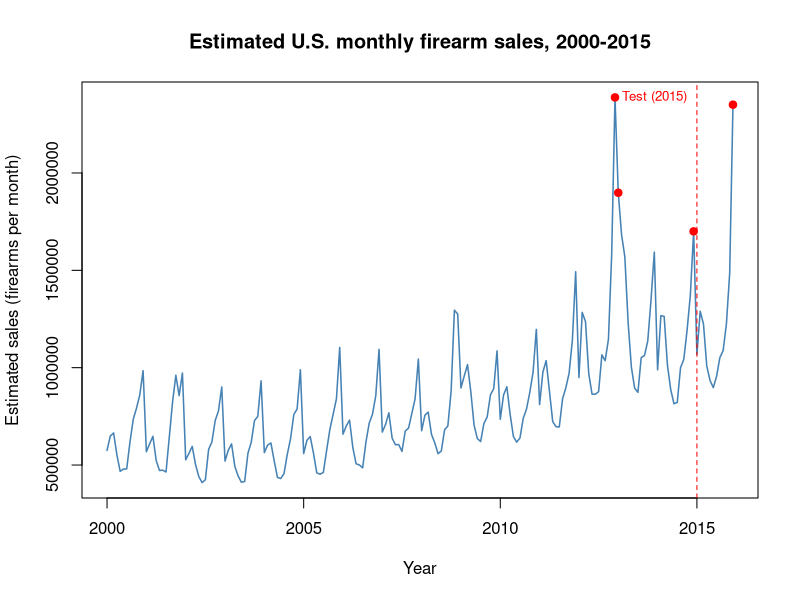
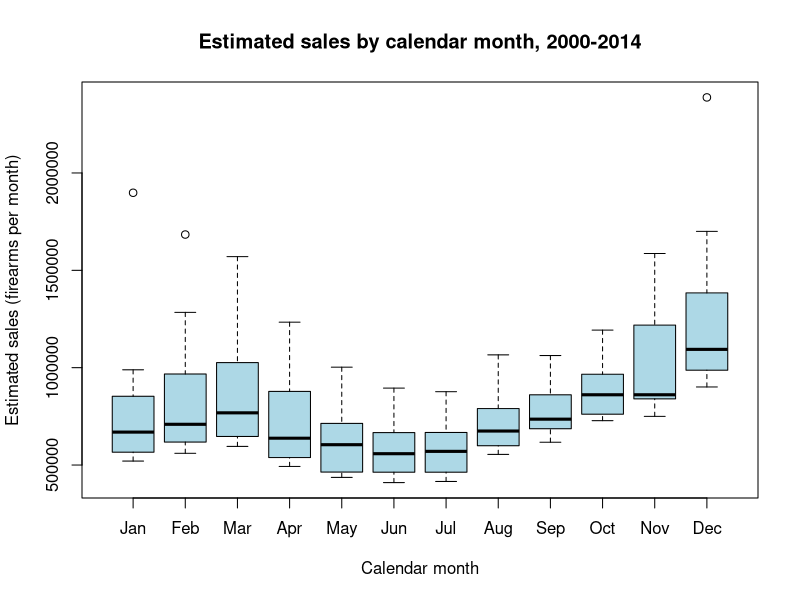
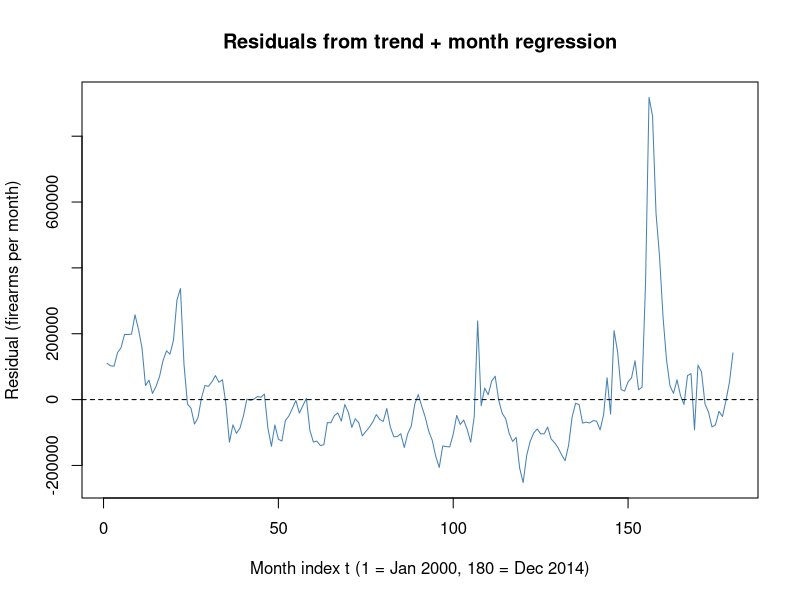
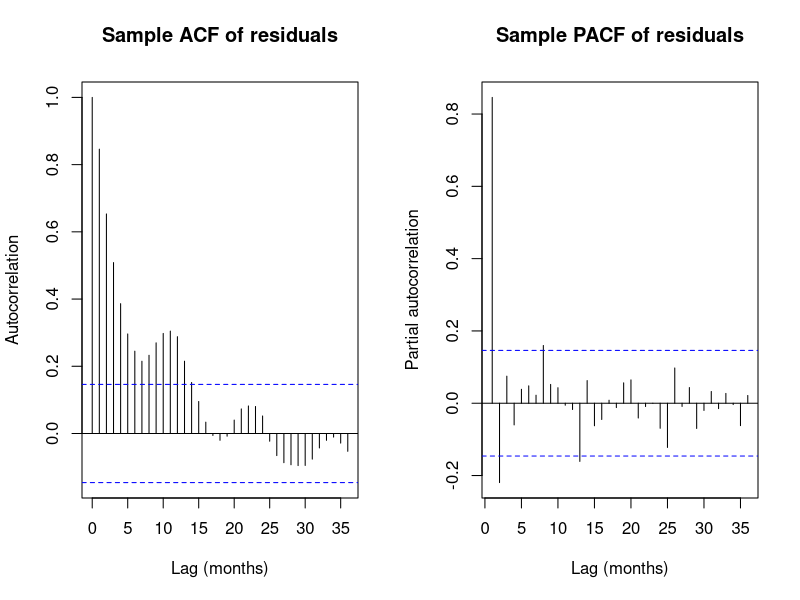
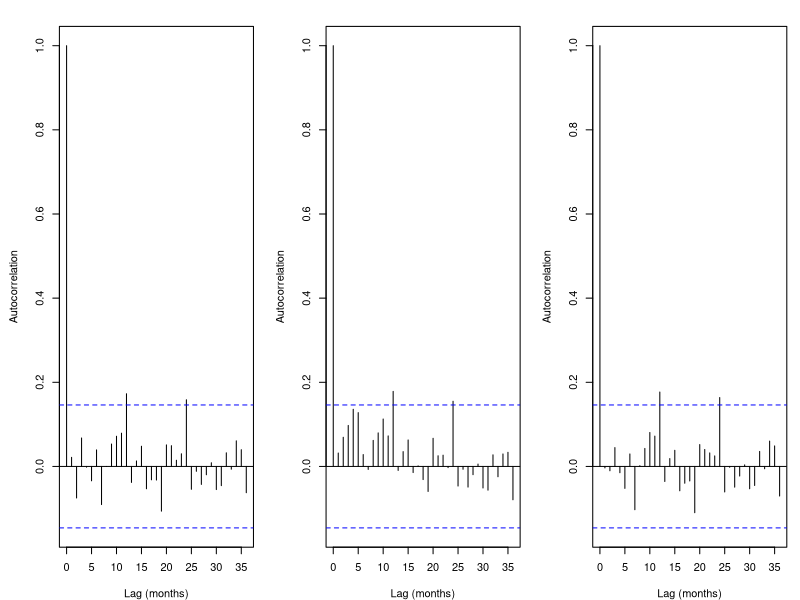
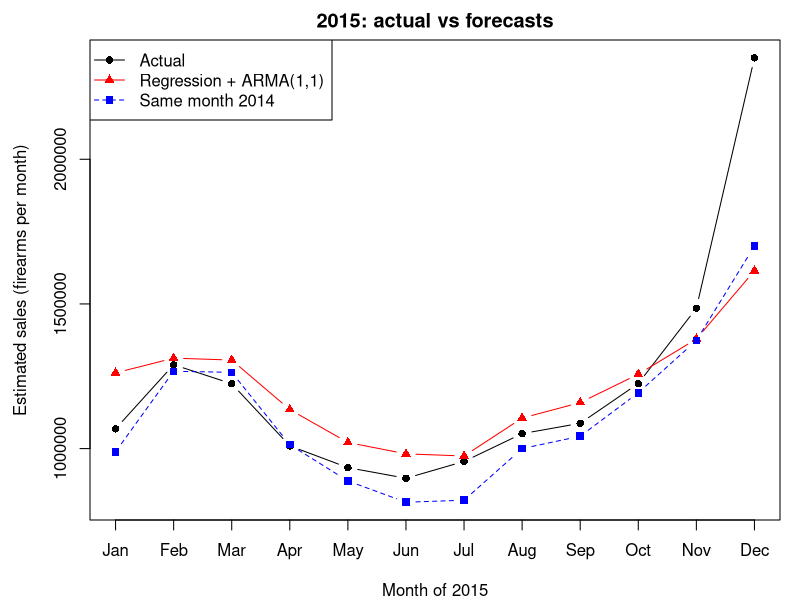
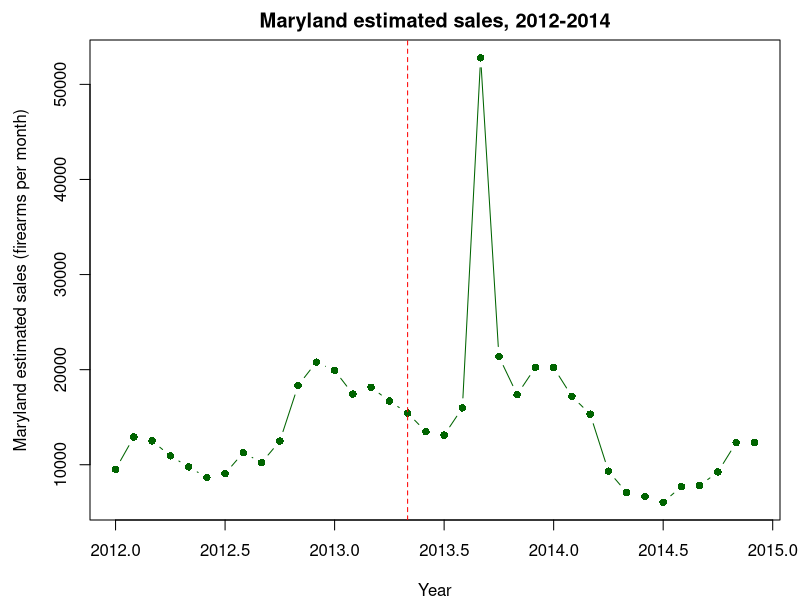

R code for these plots, in order:
## ---- chunk 1
knitr::opts_chunk$set(echo = FALSE, warning = FALSE, message = FALSE,
                      fig.width = 6.5, fig.height = 3, fig.align = "center",
                      out.width = "90%", par = TRUE)
knitr::knit_hooks$set(par = function(before, options, envir) {
  if (before) par(mar = c(4, 5, 2, 1), mgp = c(2.6, 0.7, 0), las = 1,
                  cex.main = 0.9, cex.lab = 0.85, cex.axis = 0.75)
})
options(scipen = 999)
alldata <- read.csv("STAT137_Gun_Sales_2000_2015.csv")
## ---- chunk 2
head(alldata)
dim(alldata)
str(alldata)

sum(is.na(alldata)) 

table(alldata$state)

national <- subset(alldata, state == "Totals")
national <- national[order(national$year,
national$month.num), ]
national$sales <- 1.1 * (national$handgun + national$longgun) +
2 * national$multiple_corrected

Y <- ts(national$sales, start = c(2000, 1), frequency = 12)
## ---- chunk 3
plot(Y, type = "l", col = "steelblue", lwd = 1.5,
     xlab = "Year", ylab = "Estimated sales (firearms per month)",
     main = "Estimated U.S. monthly firearm sales, 2000-2015")
abline(v = 2015, lty = 2, col = "red") 
text(2015, max(Y), "Test (2015)", pos = 2, col = "red", cex = 0.8)

top <- order(national$sales, decreasing = TRUE)[1:4]
points(time(Y)[top], Y[top], col = "red", pch = 19)
## ---- chunk 4
# Training-only regression data (for questions below)
d <- data.frame(y = as.numeric(Y), t = 1:192,
month = factor(rep(1:12, 16)))
train <- d[1:180, ]
test <- d[181:192, ]

# Table of average sales by calendar month
month_tab <- aggregate(y ~ month, data = train,
                       FUN = function(x) c(mean = mean(x), median = median(x)))
print(month_tab)
## ---- chunk 5
# Boxplot by month
boxplot(y ~ month, data = train, names = month.abb,
        xlab = "Calendar month", ylab = "Estimated sales (firearms per month)",
        main = "Estimated sales by calendar month, 2000-2014", col = "lightblue")
## ---- chunk 6
fit <- lm(y ~ t + month, data = train)
summary(fit)
## ---- chunk 7
train$res <- resid(fit)
plot(1:180, train$res, type = "l", col = "steelblue",
     xlab = "Month index t (1 = Jan 2000, 180 = Dec 2014)",
     ylab = "Residual (firearms per month)",
     main = "Residuals from trend + month regression")
abline(h = 0, lty = 2)
## ---- chunk 8
res <- train$res

par(mfrow = c(1, 2))
acf(res,  lag.max = 36, main = "Sample ACF of residuals",
    xlab = "Lag (months)", ylab = "Autocorrelation")
pacf(res, lag.max = 36, main = "Sample PACF of residuals",
     xlab = "Lag (months)", ylab = "Partial autocorrelation")
par(mfrow = c(1, 1))
## ---- chunk 9
m_ar   <- arima(res, order = c(2, 0, 0))   # AR(2)
m_ma   <- arima(res, order = c(0, 0, 4))   # MA(4)
m_arma <- arima(res, order = c(1, 0, 1))   # ARMA(1,1)

m_ar; m_ma; m_arma  # coefficients, sigma^2, aic
c(AR2 = AIC(m_ar), MA4 = AIC(m_ma), ARMA11 = AIC(m_arma))
## ---- chunk 10
p_q <- c(AR2 = 2, MA4 = 4, ARMA11 = 2)
mods <- list(AR2 = m_ar, MA4 = m_ma, ARMA11 = m_arma)
## ---- chunk 11
par(mfrow = c(1, 3), mar = c(4, 4.5, 2, 1))
for (nm in names(mods)) {
  acf(resid(mods[[nm]]), lag.max = 36, main = paste("Residual ACF:", nm),
      xlab = "Lag (months)", ylab = "Autocorrelation")
}
par(mfrow = c(1, 1))
## ---- chunk 12
for (nm in names(mods)) {
  print(nm)
  print(Box.test(resid(mods[[nm]]), lag = 24, type = "Ljung-Box", fitdf = p_q[nm]))
}
## ---- chunk 13
# Deterministic part + ARMA part
det_fc  <- predict(fit, newdata = test)       # trend + season
arma_fc <- predict(m_arma, n.ahead = 12)$pred # residual forecast
fc      <- as.numeric(det_fc) + as.numeric(arma_fc)

# Benchmark: same month of 2014
naive   <- d$y[169:180]
actual  <- test$y

mae  <- function(a, p) mean(abs(a - p))
rmse <- function(a, p) sqrt(mean((a - p)^2))
data.frame(method = c("Regression + ARMA(1,1)", "Same month 2014"),
           MAE  = c(mae(actual, fc),  mae(actual, naive)),
           RMSE = c(rmse(actual, fc), rmse(actual, naive)))
## ---- chunk 14
plot(1:12, actual, type = "b", pch = 16, ylim = range(actual, fc, naive),
     xaxt = "n", xlab = "Month of 2015",
     ylab = "Estimated sales (firearms per month)",
     main = "2015: actual vs forecasts")
axis(1, at = 1:12, labels = month.abb)
lines(1:12, fc,    type = "b", pch = 17, col = "red")
lines(1:12, naive, type = "b", pch = 15, col = "blue", lty = 2)
legend("topleft", c("Actual", "Regression + ARMA(1,1)", "Same month 2014"),
       col = c("black", "red", "blue"), pch = c(16, 17, 15), lty = c(1, 1, 2))
## ---- chunk 15
md <- subset(alldata, state == "Maryland")
md <- md[order(md$year, md$month.num), ]
md$sales <- 1.1 * (md$handgun + md$longgun) + 2 * md$multiple_corrected
MD <- ts(md$sales, start = c(2000, 1), frequency = 12)
## ---- chunk 16
mdw <- window(MD, start = c(2012, 1), end = c(2014, 12))
plot(mdw, type = "b", pch = 16, col = "darkgreen",
     xlab = "Year", ylab = "Maryland estimated sales (firearms per month)",
     main = "Maryland estimated sales, 2012-2014")
abline(v = 2013 + 4/12, lty = 2, col = "red")
